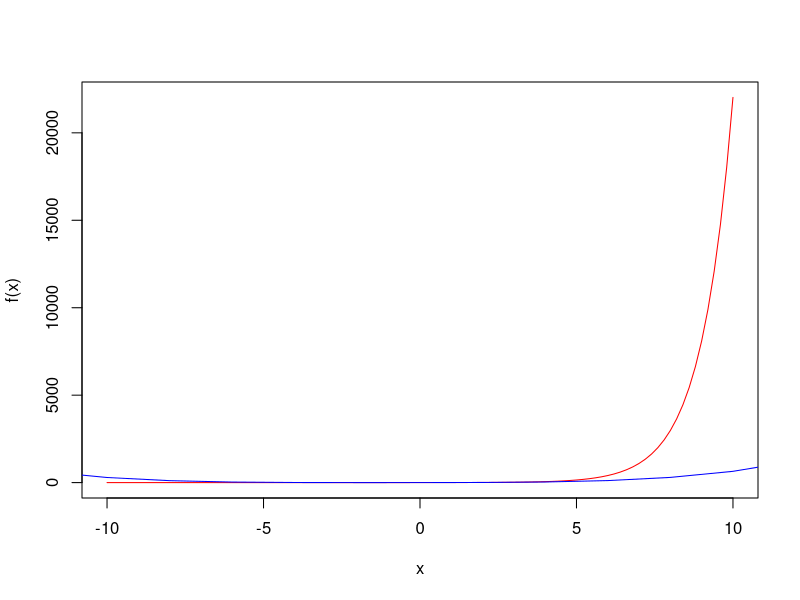
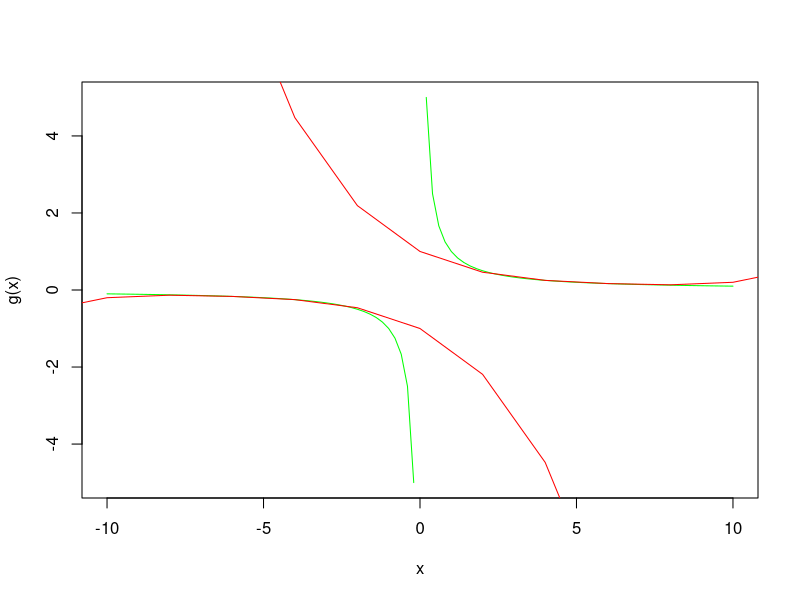

Write R code to recreate these figures, in order.
require(pracma)

f = function(x) exp(x)
g= function (x) 1/x
p = taylor(f, 0, 4) # Polinomio de Taylor de orden 4, alrededor dex0=0.
pa= taylor(g, 5, 4) # esta funcion no se puede aproximar en x0=0 debido a que al evaluar este punto la funcion es indeterminada
pa1=taylor(g,-5,4)
curve(f, col= "red", from = -10, to= 10)
curve(p[1]*x^(4)+p[2]*x^(3)+p[3]*x^(2)+p[4]*x+p[5],add=TRUE, col="blue", from = -100, to= 100)
curve(g, col= "green", from = -10, to= 10)
curve(pa[1]*x^(4)+pa[2]*x^(3)+pa[3]*x^(2)+pa[4]*x+pa[5],add=TRUE, col="red", from = -100, to= 100 )
curve(pa1[1]*x^(4)+pa1[2]*x^(3)+pa1[3]*x^(2)+pa1[4]*x+pa1[5],add=TRUE, col="red", from = -100, to= 100 )

cat(p[1],"x^(4)+",p[2],"*x^(3)+",p[3],"*x^(2)+",p[4],"x+",p[5],"/n")
#polinomio para la parte positiva
cat(pa[1],"x^(4)+",pa[2],"*x^(3)+",pa[3],"*x^(2)+",pa[4],"x+",pa[5],"/n")
#polinomio para la parte negativa
cat(pa1[1],"x^(4)+",pa1[2],"*x^(3)+",pa1[3],"*x^(2)+",pa1[4],"x+",pa1[5],"/n")

#c. debido a que el polinomio es de grado 4 da una aproximacion acertada hasta cierto 
#punto, ademas hay que tener en cuenta el punto en el que va a estar centrada el polinomio 